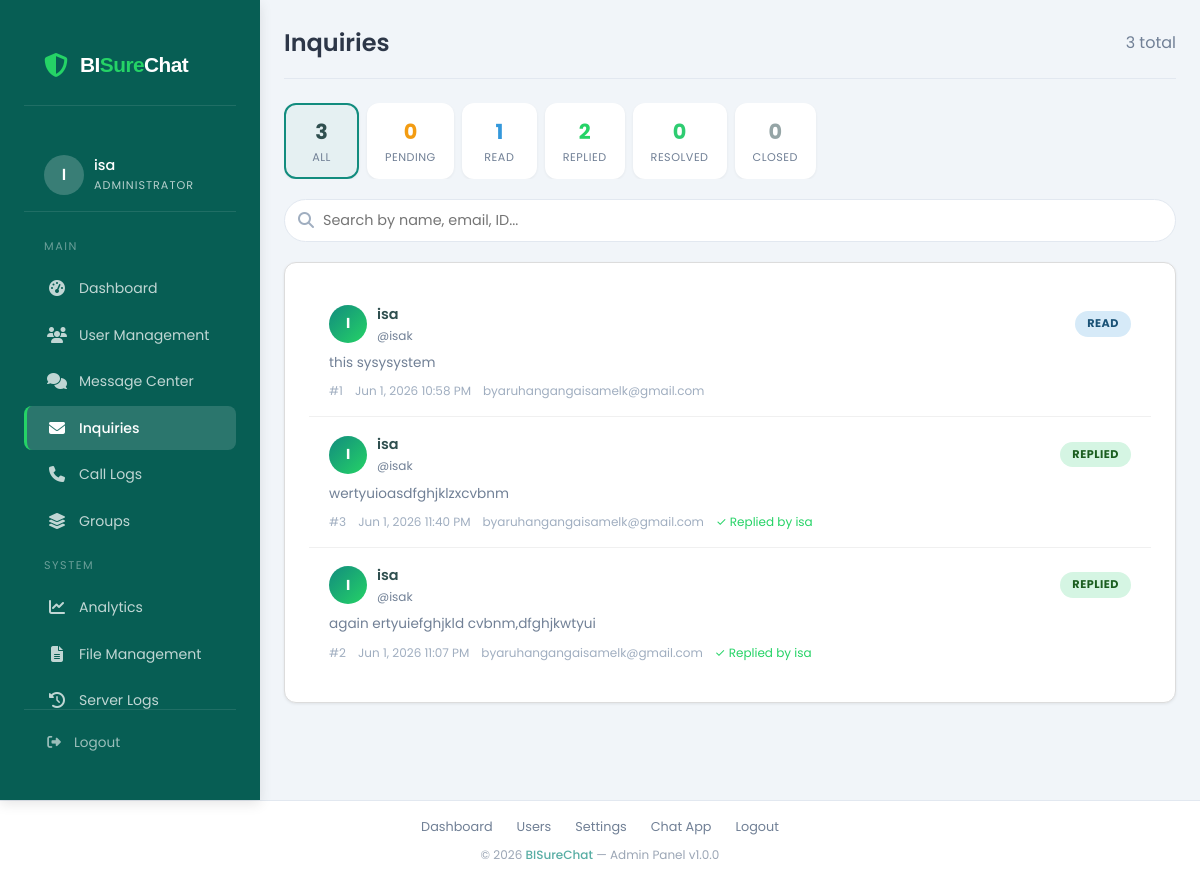
Screenshot of /admin/pages/answer_inquiries.php (signed in) with the database file from the repository.
### tables this page shows
CREATE TABLE `inquiries` (
  `id` bigint(20) UNSIGNED NOT NULL,
  `user_id` bigint(20) UNSIGNED NOT NULL,
  `user_fullname` varchar(150) NOT NULL,
  `user_username` varchar(50) NOT NULL,
  `user_email` varchar(255) DEFAULT NULL,
  `user_phone` varchar(30) DEFAULT NULL,
  `subject` varchar(255) DEFAULT 'Support Inquiry',
  `message` longtext NOT NULL,
  `status` enum('pending','read','replied','resolved','closed') NOT NULL DEFAULT 'pending',
  `priority` enum('low','medium','high','urgent') NOT NULL DEFAULT 'medium',
  `assigned_to` bigint(20) UNSIGNED DEFAULT NULL,
  `admin_response` longtext DEFAULT NULL,
  `responded_by` bigint(20) UNSIGNED DEFAULT NULL,
  `responded_at` datetime DEFAULT NULL,
  `resolved_at` datetime DEFAULT NULL,
  `created_at` timestamp NOT NULL DEFAULT current_timestamp(),
  `updated_at` timestamp NOT NULL DEFAULT current_timestamp() ON UPDATE current_timestamp()
);

CREATE TABLE `users` (
  `id` bigint(20) UNSIGNED NOT NULL,
  `uuid` char(36) NOT NULL,
  `fullname` varchar(150) NOT NULL,
  `username` varchar(50) NOT NULL,
  `email` varchar(255) NOT NULL,
  `phone` varchar(30) DEFAULT NULL,
  `password_hash` varchar(255) NOT NULL,
  `profile_photo` varchar(255) DEFAULT NULL,
  `bio` varchar(255) DEFAULT NULL,
  `status_message` varchar(255) DEFAULT 'Available',
  `role` enum('normal','admin') NOT NULL DEFAULT 'normal',
  `is_verified` tinyint(1) DEFAULT 0,
  `is_online` tinyint(1) DEFAULT 0,
  `last_seen` datetime DEFAULT NULL,
  `created_at` timestamp NOT NULL DEFAULT current_timestamp(),
  `updated_at` timestamp NOT NULL DEFAULT current_timestamp() ON UPDATE current_timestamp()
);

### admin/pages/answer_inquiries.php (the view, shortened to what this page needs)
<?php
require_once __DIR__ . '/../../config/db.php';
$filter = $_GET['filter'] ?? 'all';
$search = $_GET['search'] ?? '';
$query = "SELECT i.*,
          u.fullname as assigned_name,
          r.fullname as responder_name
          FROM inquiries i
          LEFT JOIN users u ON i.assigned_to = u.id
          LEFT JOIN users r ON i.responded_by = r.id
          WHERE 1=1";
$query .= " ORDER BY
    CASE i.status
        WHEN 'pending' THEN 1
        WHEN 'read' THEN 2
        WHEN 'replied' THEN 3
        WHEN 'resolved' THEN 4
        WHEN 'closed' THEN 5
    END,
    i.created_at DESC";
$stmt = $conn->prepare($query);
$stmt->execute();
$inquiries_result = $stmt->get_result();
$inquiries_array = [];
while ($row = $inquiries_result->fetch_assoc()) $inquiries_array[] = $row;
$counts = $conn->query("SELECT status, COUNT(*) as count FROM inquiries GROUP BY status")->fetch_all(MYSQLI_ASSOC);
$count_map = [];
foreach ($counts as $c) $count_map[$c['status']] = $c['count'];
$total_inquiries = array_sum($count_map);
?>
<!DOCTYPE html>
<html lang="en">
<head>
    <link rel="stylesheet" href="https://cdnjs.cloudflare.com/ajax/libs/font-awesome/6.4.0/css/all.min.css">
    <link rel="stylesheet" href="../css/main.css">
</head>
<body>
    <?php include __DIR__ . '/../includes/sidebar.php'; ?>
    <div class="main-content">
        <div class="page-header">
            <h1 class="page-title">Inquiries</h1>
            <span style="color:#718096;"><?= $total_inquiries ?> total</span>
        </div>
        <div class="stats-bar">
            <a href="?filter=all" class="stat-chip <?= $filter === 'all' ? 'active' : '' ?>">
                <span class="sc-num"><?= $total_inquiries ?></span><span class="sc-lbl">All</span>
            </a>
            <a href="?filter=pending" class="stat-chip <?= $filter === 'pending' ? 'active' : '' ?>">
                <span class="sc-num" style="color:#F39C12;"><?= $count_map['pending'] ?? 0 ?></span><span class="sc-lbl">Pending</span>
            </a>
            <a href="?filter=read" class="stat-chip <?= $filter === 'read' ? 'active' : '' ?>">
                <span class="sc-num" style="color:#3498DB;"><?= $count_map['read'] ?? 0 ?></span><span class="sc-lbl">Read</span>
            </a>
            <a href="?filter=replied" class="stat-chip <?= $filter === 'replied' ? 'active' : '' ?>">
                <span class="sc-num" style="color:#25D366;"><?= $count_map['replied'] ?? 0 ?></span><span class="sc-lbl">Replied</span>
            </a>
            <a href="?filter=resolved" class="stat-chip <?= $filter === 'resolved' ? 'active' : '' ?>">
                <span class="sc-num" style="color:#2ECC71;"><?= $count_map['resolved'] ?? 0 ?></span><span class="sc-lbl">Resolved</span>
            </a>
            <a href="?filter=closed" class="stat-chip <?= $filter === 'closed' ? 'active' : '' ?>">
                <span class="sc-num" style="color:#95A5A6;"><?= $count_map['closed'] ?? 0 ?></span><span class="sc-lbl">Closed</span>
            </a>
        </div>
        <div class="search-wrap">
            <form method="GET">
                <div class="search-inner">
                    <i class="fas fa-search"></i>
                    <input type="text" name="search" placeholder="Search by name, email, ID..." value="<?= htmlspecialchars($search) ?>">
                </div>
            </form>
        </div>
        <div class="card">
            <?php if (count($inquiries_array) > 0): ?>
                <?php foreach ($inquiries_array as $inquiry): ?>
                    <div class="inq-item" onclick="openInquiry(<?= $inquiry['id'] ?>)">
                        <div class="inq-header">
                            <div class="inq-user">
                                <div class="inq-avatar"><?= strtoupper(substr($inquiry['user_fullname'], 0, 1)) ?></div>
                                <div>
                                    <div class="inq-name"><?= htmlspecialchars($inquiry['user_fullname']) ?></div>
                                    <div class="inq-email">@<?= htmlspecialchars($inquiry['user_username']) ?></div>
                                </div>
                            </div>
                            <span class="status-badge status-<?= $inquiry['status'] ?>"><?= ucfirst($inquiry['status']) ?></span>
                        </div>
                        <div class="inq-preview"><?= htmlspecialchars(substr($inquiry['message'], 0, 150)) ?></div>
                        <div class="inq-meta">
                            <span>#<?= $inquiry['id'] ?></span>
                            <span><?= date('M j, Y g:i A', strtotime($inquiry['created_at'])) ?></span>
                            <?php if (!empty($inquiry['user_email'])): ?><span><?= htmlspecialchars($inquiry['user_email']) ?></span><?php endif; ?>
                            <?php if ($inquiry['responder_name']): ?><span style="color:#25D366;">✓ Replied by <?= htmlspecialchars($inquiry['responder_name']) ?></span><?php endif; ?>
                        </div>
                    </div>
                <?php endforeach; ?>
            <?php else: ?>
                <div class="empty-state"><i class="fas fa-inbox"></i><h3>No inquiries found</h3><p><?= $filter !== 'all' ? 'No ' . $filter . ' inquiries.' : 'All caught up!' ?></p></div>
            <?php endif; ?>
        </div>
    </div>
    <?php include __DIR__ . '/../includes/footer.php'; ?>
</body>
</html>

### admin/css/main.css (style rules this page uses)
:root { --primary: #2E8B57; --primary-dark: #1F6B3D; --primary-light: #3CB371; --secondary: #4682B4; --secondary-dark: #36648B; --secondary-light: #5F9EA0; --accent: #9370DB; --success: #4ADE80; --danger: #FF4500; --warning: #FFA500; --info: #00BFFF; --light: #F5F5F5; --dark: #1E293B; --text-light: #FFFFFF; --text-dark: #2F4F4F; --text-muted: #708090; --border: #DCDCDC; --shadow-sm: 0 1px 3px rgba(0, 0, 0, 0.08); --shadow-md: 0 4px 12px rgba(0, 0, 0, 0.1); --shadow-lg: 0 8px 24px rgba(0, 0, 0, 0.12); --transition: all 0.3s cubic-bezier(0.4, 0, 0.2, 1); --radius-sm: 8px; --radius-md: 12px; --radius-lg: 16px; --radius-full: 9999px; }
* { margin: 0; padding: 0; box-sizing: border-box; }
body { font-family: 'Poppins', -apple-system, BlinkMacSystemFont, sans-serif; background-color: #f1f5f9; color: var(--text-dark); line-height: 1.6; }
.main-content { padding: 2rem; overflow-x: hidden; }
.card { background-color: var(--light); border-radius: var(--radius-md); box-shadow: var(--shadow-sm); padding: 1.5rem; margin-bottom: 1.5rem; transition: var(--transition); border: 1px solid var(--border); }

### admin/pages/answer_inquiries.php (style rules this page uses)
.main-content { margin-left: 260px; padding: 1.5rem; min-height: 100vh; }
.page-header { display: flex; justify-content: space-between; align-items: center; margin-bottom: 1.5rem; padding-bottom: 1rem; border-bottom: 1px solid #E2E8F0; }
.page-title { font-size: 1.5rem; font-weight: 600; color: #2D3748; }
.stats-bar { display: flex; gap: 8px; margin-bottom: 1.25rem; overflow-x: auto; -webkit-overflow-scrolling: touch; }
.stat-chip { display: flex; flex-direction: column; align-items: center; padding: 10px 16px; border-radius: 12px; background: #fff; min-width: 75px; cursor: pointer; transition: all 0.2s; border: 2px solid transparent; text-decoration: none; color: inherit; flex-shrink: 0; box-shadow: 0 1px 3px rgba(0,0,0,0.06); }
.stat-chip.active { border-color: #128C7E; background: rgba(18,140,126,0.05); }
.stat-chip .sc-num { font-size: 1.3rem; font-weight: 700; }
.stat-chip .sc-lbl { font-size: 0.7rem; color: #718096; text-transform: uppercase; letter-spacing: 0.5px; }
.search-wrap { margin-bottom: 1.25rem; }
.search-inner { position: relative; }
.search-inner i { position: absolute; left: 14px; top: 50%; transform: translateY(-50%); color: #A0AEC0; }
.search-inner input { width: 100%; padding: 10px 14px 10px 38px; border: 1px solid #E2E8F0; border-radius: 24px; font-size: 0.9rem; font-family: 'Poppins', sans-serif; background: #fff; }
.card { background: #fff; border-radius: 12px; box-shadow: 0 1px 3px rgba(0,0,0,0.08); margin-bottom: 1.5rem; overflow: hidden; }
.inq-item { padding: 16px 20px; border-bottom: 1px solid #f0f0f0; cursor: pointer; transition: background 0.2s; }
.inq-item:last-child { border-bottom: none; }
.inq-header { display: flex; align-items: center; justify-content: space-between; margin-bottom: 8px; }
.inq-user { display: flex; align-items: center; gap: 10px; }
.inq-avatar { width: 38px; height: 38px; border-radius: 50%; background: linear-gradient(135deg,#128C7E,#25D366); display: flex; align-items: center; justify-content: center; color: #fff; font-weight: 700; font-size: 0.9rem; flex-shrink: 0; }
.inq-name { font-weight: 600; font-size: 0.9rem; }
.inq-email { font-size: 0.75rem; color: #718096; }
.status-badge { padding: 4px 12px; border-radius: 20px; font-size: 0.7rem; font-weight: 700; text-transform: uppercase; letter-spacing: 0.5px; white-space: nowrap; }
.status-read { background: #D6EAF8; color: #1A5276; }
.status-replied { background: #D5F5E3; color: #1B5E20; }
.inq-preview { font-size: 0.85rem; color: #718096; line-height: 1.5; display: -webkit-box; -webkit-line-clamp: 2; -webkit-box-orient: vertical; overflow: hidden; }
.inq-meta { display: flex; align-items: center; gap: 12px; margin-top: 8px; font-size: 0.75rem; color: #A0AEC0; flex-wrap: wrap; }

### admin/includes/sidebar.php (style rules this page uses)
:root { --sidebar-bg: #075E54; --sidebar-text: #ffffff; --sidebar-hover: rgba(255, 255, 255, 0.1); --sidebar-active: rgba(255, 255, 255, 0.15); --secondary: #25D366; --danger: #E74C3C; }

### rows the page displays
inquiries: user_fullname "I", user_fullname "isa", user_username "isak", status "READ", message "this sysysystem", id "1", created_at "Jun 1, 2026 10:58 PM", user_email "byaruhangangaisamelk@gmail.com"
inquiries: user_fullname "I", user_fullname "isa", user_username "isak", status "REPLIED", message "wertyuioasdfghjklzxcvbnm", id "3", created_at "Jun 1, 2026 11:40 PM", user_email "byaruhangangaisamelk@gmail.com", user.fullname "isa"
inquiries: user_fullname "I", user_fullname "isa", user_username "isak", status "REPLIED", message "again ertyuiefghjkld cvbnm,dfghjkwtyui", id "2", created_at "Jun 1, 2026 11:07 PM", user_email "byaruhangangaisamelk@gmail.com", user.fullname "isa"

### other values shown
$admin_avatar "I"
$admin_name "isa"
$total_inquiries "3"
$count_map['pending'] "0"
$count_map['read'] "1"
$count_map['replied'] "2"
$count_map['resolved'] "0"
$count_map['closed'] "0"
